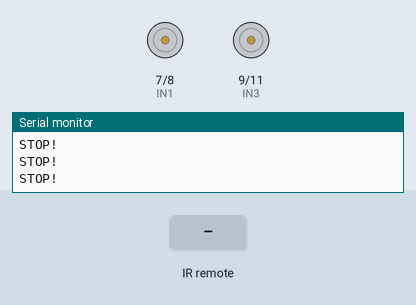
Bench run of a sketch on a simulated Arduino Uno, built with avr-gcc and run on an emulated ATmega328P. On the bench: motor-driver pin pairs drawn as motors (green arrow = first pin HIGH = forward, orange = second pin HIGH = backward, longer = more drive, scaled by the enable pin), the last lines printed to the serial monitor. The test bench sets the inputs (shaded band).

Above: at 1.2 s.
1.3 s: infrared code 0xFFB04F received
At 2.2 s:
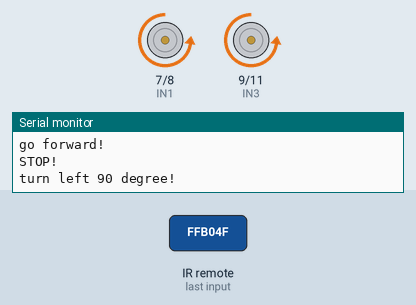
At 4.6 s:
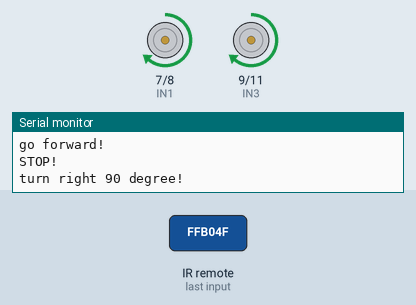
Timing chart, 0 to 9.5 s (numbered marks = the images above; inputs shaded):
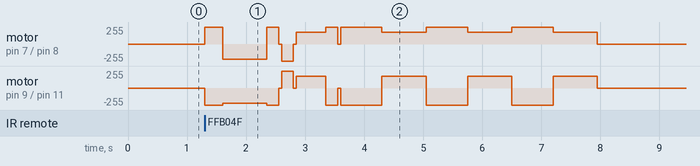

The sketch:

car.ino
```cpp
#include <IRremote.h>

////////// IR REMOTE CODES //////////
#define F 16736925 // FORWARD
#define B 16754775 // BACK
#define L 16720605 // LEFT
#define R 16761405 // RIGHT
#define S 16712445 // STOP
#define KEY_0 16730805
#define KEY_1 16738455
#define KEY_2 16750695
#define KEY_3 16756815
#define KEY_4 16724175
#define KEY_5 16718055
#define KEY_6 16743045
#define KEY_7 16716015
#define KEY_8 16726215
#define KEY_9 16734885
#define KEY_ *16728765
#define KEY_ # 16732845
#define UNKNOWN_F 5316027    // FORWARD
#define UNKNOWN_B 2747854299 // BACK
#define UNKNOWN_L 1386468383 // LEFT
#define UNKNOWN_R 553536955  // RIGHT
#define UNKNOWN_S 3622325019 // STOP

#define RECV_PIN 12

/*define channel enable output pins*/
#define ENA 5 // Left  wheel speed
#define ENB 6 // Right wheel speed
/*define logic control output pins*/
#define IN1 7        // Left  wheel forward
#define IN2 8        // Left  wheel reverse
#define IN3 9        // Right wheel reverse
#define IN4 11       // Right wheel forward
#define carSpeed 150 // initial speed of car >=0 to <=255
#define carSpeeda 70
#define carSpeedb 225
#define carSpeedc 180

IRrecv irrecv(RECV_PIN);
decode_results results;
unsigned long val;
unsigned long preMillis;

/**
 * BEGIN DEFINE FUNCTIONS
 */

void forward()
{
    analogWrite(ENA, carSpeedc);
    analogWrite(ENB, carSpeedc);
    digitalWrite(ENA, HIGH);
    digitalWrite(ENB, HIGH);
    digitalWrite(IN1, HIGH);
    digitalWrite(IN2, LOW);
    digitalWrite(IN3, LOW);
    digitalWrite(IN4, HIGH);
    Serial.println("go forward!");
}
void back()
{
    digitalWrite(ENA, HIGH);
    digitalWrite(ENB, HIGH);
    digitalWrite(IN1, LOW);
    digitalWrite(IN2, HIGH);
    digitalWrite(IN3, HIGH);
    digitalWrite(IN4, LOW);
    Serial.println("go back!");
}
void left()
{
    analogWrite(ENA, carSpeedc);
    analogWrite(ENB, carSpeedc);
    digitalWrite(IN1, LOW);
    digitalWrite(IN2, HIGH);
    digitalWrite(IN3, LOW);
    digitalWrite(IN4, HIGH);
    Serial.println("go left!");
}
void right()
{
    analogWrite(ENA, carSpeedc);
    analogWrite(ENB, carSpeedc);
    digitalWrite(IN1, HIGH);
    digitalWrite(IN2, LOW);
    digitalWrite(IN3, HIGH);
    digitalWrite(IN4, LOW);
    Serial.println("go right!");
}
void sol()
{
    analogWrite(ENA, carSpeedb);
    analogWrite(ENB, carSpeedb);
    digitalWrite(IN1, LOW);
    digitalWrite(IN2, HIGH);
    digitalWrite(IN3, LOW);
    digitalWrite(IN4, HIGH);
    Serial.println("turn left 90 degree!");
    delay(700);
}
void sag()
{
    analogWrite(ENA, carSpeedc);
    analogWrite(ENB, carSpeedc);
    digitalWrite(IN1, HIGH);
    digitalWrite(IN2, LOW);
    digitalWrite(IN3, HIGH);
    digitalWrite(IN4, LOW);
    Serial.println("turn right 90 degree!");
    delay(500);
}
void circle()
{
    analogWrite(ENA, carSpeedb);
    analogWrite(ENB, carSpeeda);
    digitalWrite(IN1, HIGH);
    digitalWrite(IN2, LOW);
    digitalWrite(IN3, LOW);
    digitalWrite(IN4, HIGH);
    Serial.println("round");
    delay(700);
}
void stop()
{
    digitalWrite(ENA, LOW);
    digitalWrite(ENB, LOW);
    Serial.println("STOP!");
}

void setup()
{
    Serial.begin(9600);
    pinMode(IN1, OUTPUT);
    pinMode(IN2, OUTPUT);
    pinMode(IN3, OUTPUT);
    pinMode(IN4, OUTPUT);
    pinMode(ENA, OUTPUT);
    pinMode(ENB, OUTPUT);
    stop();
    irrecv.enableIRIn();
}

void loop()
{
    if (irrecv.decode(&results))
    {
        preMillis = millis();
        val = results.value;
        Serial.println(val);
        irrecv.resume();
        switch (val)
        {
        case F:
        case UNKNOWN_F:
            forward();
            break;
        case B:
        case UNKNOWN_B:
            back();
            break;
        case L:
        case UNKNOWN_L:
            left();
            break;
        case R:
        case UNKNOWN_R:
            right();
            break;
        case S:
        case UNKNOWN_S:
            stop();
            break;
        case KEY_1:
            sol();
            stop();
            break;
        case KEY_2:
            sag();
            stop();
            break;
        case KEY_3:
            forward();
            delay(300);
            stop();
            sol();
            delay(50);
            // stop();
            forward();
            delay(200);
            stop();
            delay(50);
            back();
            delay(200);
            stop();
            delay(50);
            sag();
            forward();
            delay(200);
            stop();
            delay(50);

        case KEY_4:
        {
            forward();
            delay(700);
            stop();
            sag();
            delay(250);
            forward();
            delay(700);
            stop();
            sag();
            delay(250);
            forward();
            delay(700);
            stop();
            sag();
            delay(250);
            forward();
            stop();
            delay(700);
            stop();
            break;
        }

        default:
            break;
        }
    }
    else
    {
        if (millis() - preMillis > 500)
        {
            stop();
            preMillis = millis();
        }
    }
}
```
